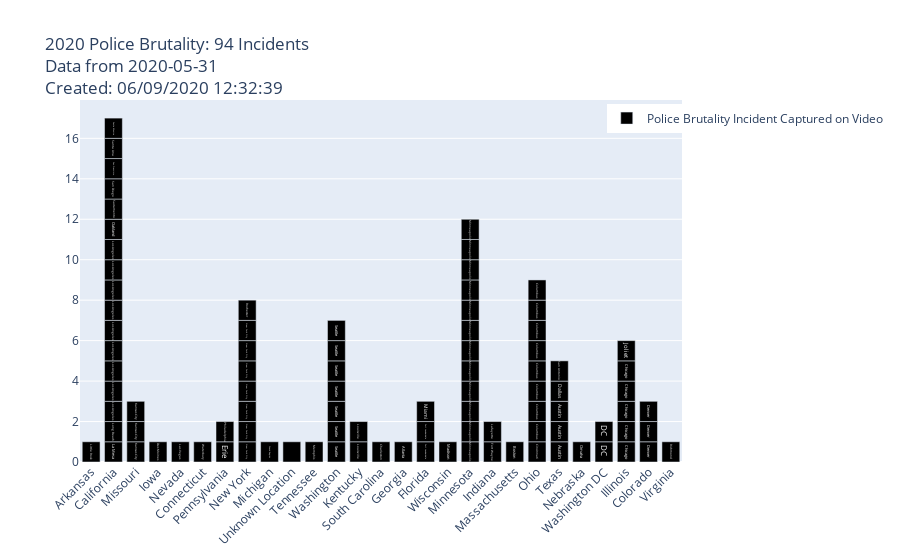

The cell this chart's notebook holds for it:
### Markdown cell above
# Graphing

### Code cell
fig = go.Figure(data=[go.Bar(
    x=pd_date_query['state'],
    y=pd_date_query['incident_value'],
    marker_color= 'black',
    name = 'Police Brutality Incident Captured on Video',
    text = pd_date_query['city'],
    hovertext = pd_date_query['name'],
    customdata = pd_date_query['date'],
    hovertemplate = "City: %{text}<br>Incident Description: %{hovertext}<br>Date of Incident: %{customdata}<extra></extra>",
    width = .8,
    showlegend = True,
)])

# datetime object containing current date and time
now = datetime.now()
# dd/mm/YY H:M:S
dt_string = now.strftime("%m/%d/%Y %H:%M:%S")

fig.update_layout(title_text = '2020 Police Brutality: {} Incidents <br>Data from {}<br>Created: {}'.format(len(pd_date_query),date_text,dt_string),
                  barmode='group',
                  xaxis_tickangle=-45,
                  autosize=True,
#                   width=1500,
#                   height=1200,
                  legend_orientation="h",
                  legend=dict(x=.875, y=0.99)
                 )

fig.write_html(r"C:\Users\cdwhi\Documents\Python\My_Code\Police_Brutality_2020\PB_2020_Bar_Graph_Count_by_State_20200531\index.html")
fig.show()

### Figure 1 — Plotly figure (JSON) as saved in the notebook; plotly's stock layout.template omitted (floating-point values rounded to 4 significant figures)
{"data": [{"customdata": ["2020-05-31", "2020-05-31", "2020-05-31", "2020-05-31", "2020-05-31", "2020-05-31", "2020-05-31", "2020-05-31", "2020-05-31", "2020-05-31", "2020-05-31", "2020-05-31", "2020-05-31", "2020-05-31", "2020-05-31", "2020-05-31", "2020-05-31", "2020-05-31", "2020-05-31", "2020-05-31", "2020-05-31", "2020-05-31", "2020-05-31", "2020-05-31", "2020-05-31", "2020-05-31", "2020-05-31", "2020-05-31", "2020-05-31", "2020-05-31", "2020-05-31", "2020-05-31", "2020-05-31", "2020-05-31", "2020-05-31", "2020-05-31", "2020-05-31", "2020-05-31", "2020-05-31", "2020-05-31", "2020-05-31", "2020-05-31", "2020-05-31", "2020-05-31", "2020-05-31", "2020-05-31", "2020-05-31", "2020-05-31", "2020-05-31", "2020-05-31", "2020-05-31", "2020-05-31", "2020-05-31", "2020-05-31", "2020-05-31", "2020-05-31", "2020-05-31", "2020-05-31", "2020-05-31", "2020-05-31", "2020-05-31", "2020-05-31", "2020-05-31", "2020-05-31", "2020-05-31", "2020-05-31", "2020-05-31", "2020-05-31", "2020-05-31", "2020-05-31", "2020-05-31", "2020-05-31", "2020-05-31", "2020-05-31", "2020-05-31", "2020-05-31", "2020-05-31", "2020-05-31", "2020-05-31", "2020-05-31", "2020-05-31", "2020-05-31", "2020-05-31", "2020-05-31", "2020-05-31", "2020-05-31", "2020-05-31", "2020-05-31", "2020-05-31", "2020-05-31", "2020-05-31", "2020-05-31", "2020-05-31", "2020-05-31"], "hovertemplate": "City: %{text}<br>Incident Description: %{hovertext}<br>Date of Incident: %{customdata}<extra></extra>", "hovertext": ["Peaceful protestors kneeling are shot with an explosive projectile.", "Police shoot woman in the face", "Reporter shot in neck by rubber bullet", "Police fire rubber/pepper bullets at innocent protestors", "Police officer puts his knee on a protesters neck, is pulled off", "Police shoot rubber bullets at protesters", "Man shot in the head with deterrent rounds, is sent to hospital", "Los Angeles law enforcement beat protesters for no apparent reason.", "Police tackle and arrest protester, indiscriminately beat others with batons and shoot them with less lethals", "LAPD SUV drives into protesters, speeds away", "Los Angeles law enforcement shot at a man on his own balcony", "Police shoot crowd of unarmed protestors with rubber bullets", "Oakland law enforcement shoot a reporter", "Police shoot protester in the head", "Police kettle and fire on fleeing protestors", "San Francisco law enforcement shove man off the sidewalk onto the ground", "Police open fire on protestors", "Police fire pepper bullets into apartment", "Police pepper spray protestors walking away and later arrest one of them", "Police tear gas a park", "Kansas City police attempt to arrest a man leading the protest then spray the crowd", "Police detail Des Moines Register reporter while covering event", "Police shove and drag man through the street", "Police tackle and detain 6 protestors", "Police officer maces woman and kicks her in the head", "Philadelphia cops beat man and forcefully put his fingers on their baton.", "Police pull off protesters mask to pepper spray him", "NYPD rams protesters", "Police assault protesters", "State senator pepper sprayed", "Protesters with hands up assaulted by police", "Police injure journalist", "Officers beat man until his face and belongings are bloody", "Police shoot at people filming", "Police spray unarmed man with pepperspray and shoot him in the face with a teargas canister", "Compilation of incidents", "Police swarm a woman without provocation", "Police beat unarmed man on the ground", "Police indiscriminately pepper spray peaceful protesters", "Police pepper spray young child", "Police throw tear gas at peaceful protestors", "Police officer pulls protestor to the ground unprovoked", "Law enforcement officer punches pinned protestor", "Law enforcement officers throw flashbangs into peaceful crowd", "Police smashing water bottles", "Police shoot at cars in traffic from overpass", "Police Individually Target Peaceful Protestor and Arrest Him", "Police shove and shoot protesters", "Police Shove a woman down to her knees", "Law enforcement shoot a woman in the head", "Man tackled to ground after speaking to police", "Officer pepper-sprays protestor walking backwards with arms raised", "Police shoot at a woman on her porch", "LA-Times employee recounts getting shot", "Reporter shares his experience", "Police slashes tires", "CBS news crew shot with rubber bullets", "Police throw flashbangs at reporter", "Police blind a reporter with rubber bullet", "Police shoot Reuters reporters with rubber bullets", "Police shoot at, threaten to arrest reporter", "Police stop SUV to driveby pepperspray protesters through window", "Patient care assistant reports being shot with rubber bullets while treating injured protestors", "Journalists pepper sprayed and hit with flashbangs and batons", "Protester hit in the face with a gas cannister", "Officer drops tear gas into peaceful protest without warning", "Police beat an innocent man crossing the street with batons.", "First hand account of police violently dispersing crowds", "Police pepper-spray a medic", "Police mace an innocent woman", "Police intimidating campus protesters by driving car towards them", "Police pepper spray two kneeling protesters", "Police pepper spray African-American photographer", "Police pepperspray sitting protesters", "Woman holding a sign is shot with rubber bullets", "Protestors kept in a courtyard with no bathroom breaks, water, or food, for nine hours", "Police critically injure 20 year old black protester during protests against police violence", "Police open fire on crowd after a protester throws water on them", "Police spray a man in the face while he stands still ~3 feet away from them.", "Police use flashbangs and tear gas on protestors", "Police shoot man filming them with what were allegedly rubber bullets", "Police Mace, shoot pepper bullets at protesters sitting on the ground", "Riot Police rams shield into BBC cameraman", "Police tear gas protesters outside of Lafayette Square", "Police harass and assault John Cusack", "Police pull black women out of the car and throw them to the ground", "Cops hit Chicago Police Board President", "Officer covers badge", "Officers are missing badges", "Officers grabs someone by the neck then more cops pile on", "Police fire pepper balls at car with pregnant woman", "Police officer fires at protestor while driving away", "Police pepper sprays peaceful protestor and fires tear gas on crowd", "Officer sprays a man watching from his balcony"], "marker": {"color": "black"}, "name": "Police Brutality Incident Captured on Video", "showlegend": true, "text": ["Little Rock", "La Mesa", "Long Beach", "Los Angeles", "Los Angeles", "Los Angeles", "Los Angeles", "Los Angeles", "Los Angeles", "Los Angeles", "Los Angeles", "Los Angeles", "Oakland", "Sacramento", "San Diego", "San Francisco", "Santa Ana", "Santa Monica", "Kansas City", "Kansas City", "Kansas City", "Des Moines", "Las Vegas", "Waterbury", "Erie", "Philadelphia", "New York City", "New York City", "New York City", "New York City", "New York City", "New York City", "New York City", "Rochester", "Grand Rapids", "", "Memphis", "Seattle", "Seattle", "Seattle", "Seattle", "Seattle", "Seattle", "Seattle", "Louisville", "Louisville", "Charleston", "Atlanta", "Fort Lauderdale", "Fort Lauderdale", "Miami", "Madison", "Minneapolis", "Minneapolis", "Minneapolis", "Minneapolis", "Minneapolis", "Minneapolis", "Minneapolis", "Minneapolis", "Minneapolis", "Minneapolis", "Minneapolis", "Minneapolis", "Fort Wayne", "Lafayette", "Boston", "Cincinnati", "Columbus", "Columbus", "Columbus", "Columbus", "Columbus", "Columbus", "Columbus", "Columbus", "Austin", "Austin", "Austin", "Dallas", "San Antonio", "Omaha", "DC", "DC", "Chicago", "Chicago", "Chicago", "Chicago", "Chicago", "Joliet", "Denver", "Denver", "Denver", "Richmond"], "type": "bar", "width": 0.8, "x": ["Arkansas", "California", "California", "California", "California", "California", "California", "California", "California", "California", "California", "California", "California", "California", "California", "California", "California", "California", "Missouri", "Missouri", "Missouri", "Iowa", "Nevada", "Connecticut", "Pennsylvania", "Pennsylvania", "New York", "New York", "New York", "New York", "New York", "New York", "New York", "New York", "Michigan", "Unknown Location", "Tennessee", "Washington", "Washington", "Washington", "Washington", "Washington", "Washington", "Washington", "Kentucky", "Kentucky", "South Carolina", "Georgia", "Florida", "Florida", "Florida", "Wisconsin", "Minnesota", "Minnesota", "Minnesota", "Minnesota", "Minnesota", "Minnesota", "Minnesota", "Minnesota", "Minnesota", "Minnesota", "Minnesota", "Minnesota", "Indiana", "Indiana", "Massachusetts", "Ohio", "Ohio", "Ohio", "Ohio", "Ohio", "Ohio", "Ohio", "Ohio", "Ohio", "Texas", "Texas", "Texas", "Texas", "Texas", "Nebraska", "Washington DC", "Washington DC", "Illinois", "Illinois", "Illinois", "Illinois", "Illinois", "Illinois", "Colorado", "Colorado", "Colorado", "Virginia"], "y": [1, 1, 1, 1, 1, 1, 1, 1, 1, 1, 1, 1, 1, 1, 1, 1, 1, 1, 1, 1, 1, 1, 1, 1, 1, 1, 1, 1, 1, 1, 1, 1, 1, 1, 1, 1, 1, 1, 1, 1, 1, 1, 1, 1, 1, 1, 1, 1, 1, 1, 1, 1, 1, 1, 1, 1, 1, 1, 1, 1, 1, 1, 1, 1, 1, 1, 1, 1, 1, 1, 1, 1, 1, 1, 1, 1, 1, 1, 1, 1, 1, 1, 1, 1, 1, 1, 1, 1, 1, 1, 1, 1, 1, 1]}], "layout": {"autosize": true, "barmode": "group", "legend": {"orientation": "h", "x": 0.875, "y": 0.99}, "title": {"text": "2020 Police Brutality: 94 Incidents <br>Data from 2020-05-31<br>Created: 06/09/2020 12:32:39"}, "xaxis": {"tickangle": -45}}}
